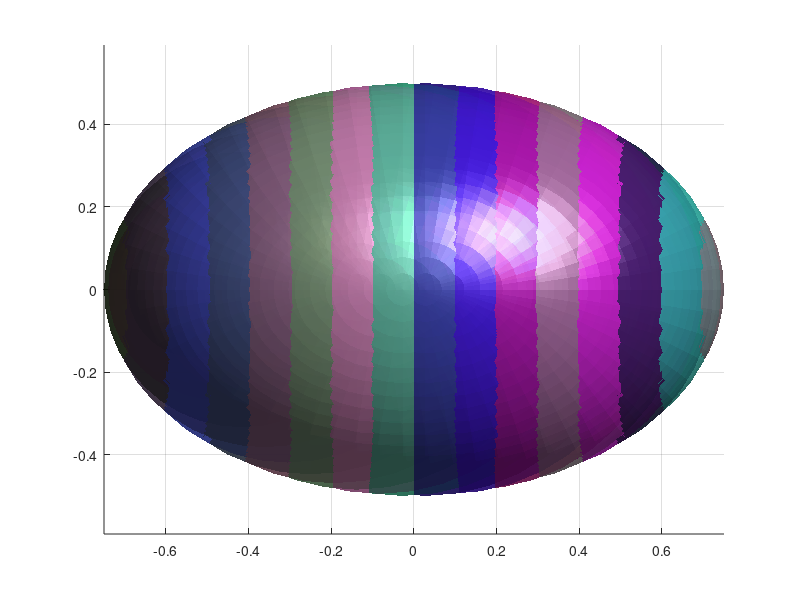

Here is the MATLAB script that generated this plot:
%% Script to generate clumps using the approach of Favier et al (1999) manually
% 2021 © V. Angelidakis, S. Nadimi, M. Otsubo, S. Utili.
clc; clear; close all
addpath(genpath('../functions'))  % Add path to dependencies (external codes)
addpath(genpath('../lib'))  % Add path to dependencies (external codes)

% In this example we demonstrate the clump-generation technique used by Favier et al (1999).
% Axial symmetric particle shapes are generated using the following instructions:
%   1. The axis of symmetry is considered to be the global X axis (Y=0, Z=0)
%   2. Radii are given along the X axis, which are used to generate the axial
%      symmetric body.

clc; clear; close all

%% Option 1: Particle with gradually varying radius
% N=25;
% r1=35; %0.35
% r2=35; %0.1
% x=linspace(-355,365,N)';
% r=linspace(r1,r2,N)';
% 
% r(1:5)   = [45,50,55,55,60];
% r(6:10)  = [60,65,65,70,70];
% r(11:15) = [70,70,70,70,70];
% r(16:20) = flip(r(6:10));
% r(21:25) = flip(r(1:5));
% output='FA_varying_r.txt';

%% Option 2: Cylindrical particle
% N=25;
% length=1.5; %1.7
% x=linspace(0,length,N)';
% r=ones(N,1)*0.15';
% output='FA_cylinder.txt';

%% Option 3: Spheroid (ellipsoid with two equal axes)
N=20;
len=1.5; a=len/2; b=0.5; %(a,b: dimensions of spheroid, assuming a>b)
check_N=true;
x=linspace(-len/2,len/2,N+8)';
r=real(sqrt(b^2/(a^2-b^2)*(a^2-b^2-x.^2)));
x(r==0)=[];
r(r==0)=[];
output='FA_spheroid.txt';


%% Create clump in format [x,y,z,r]
clump=zeros(size(x,1),4);
clump(:,1:4)=[x,zeros(size(x)),zeros(size(x)),r]; 

%% Visualise: Plot clump in Cartesian space
[X,Y,Z]=sphere(40);
% figure()
for i=1:size(clump,1)
	hold on
	xc=clump(i,1);
	yc=clump(i,2);
	zc=clump(i,3);
	rc=clump(i,4);
	h{i}=surf(rc*X+xc, rc*Y+yc, rc*Z+zc, 'FaceColor',rand(1,3), 'EdgeColor','none','FaceAlpha',0.7);
end
axis equal
grid on
camlight

%% Output sphere coordinates in a .txt file
dlmwrite(output, clump, 'delimiter', ',', 'precision', '%10f')